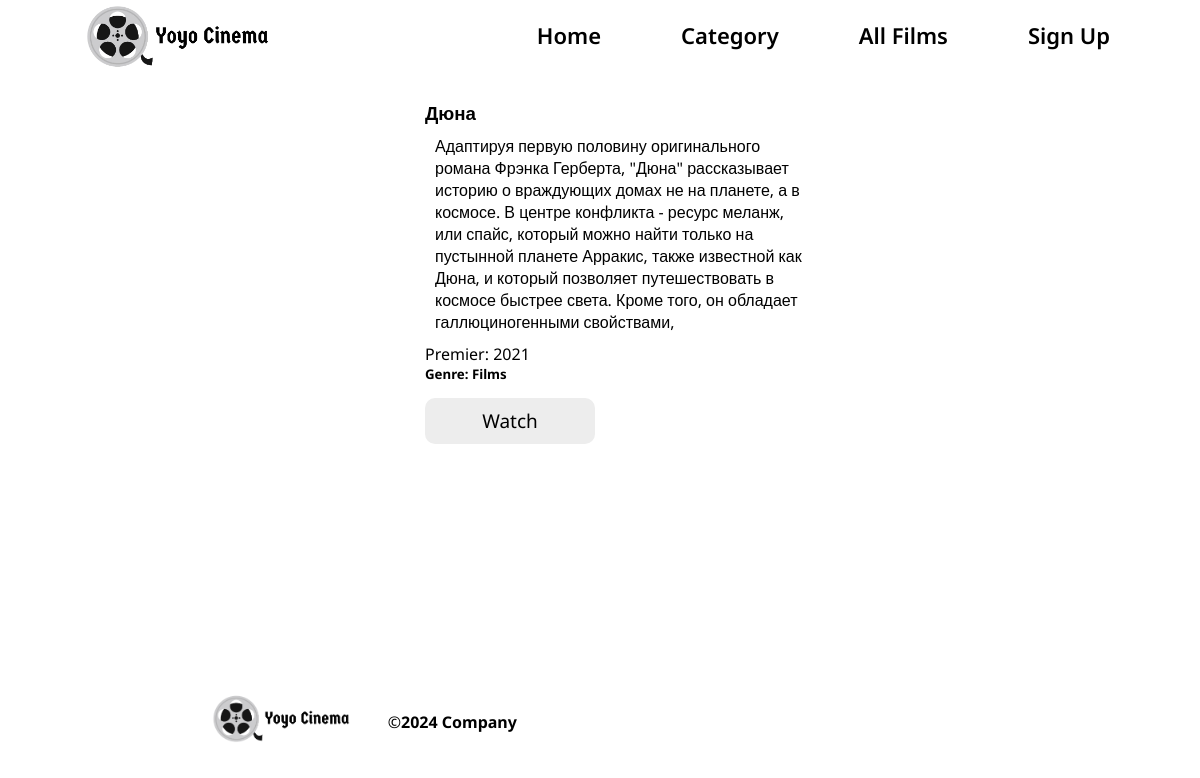
Screenshot of //duna with the database file from the repository.
### cinema/models.py (models this page shows, shortened)
class Film(models.Model):
      title = models.CharField(max_length=100)
      desc = models.TextField(max_length=500)
      img = models.CharField(max_length=500)
      year = models.IntegerField()
      slug = models.SlugField(unique=True)
      genre = models.ForeignKey('Genre', on_delete=models.CASCADE)

class Genre(models.Model):
      title = models.CharField(max_length=100)
      slug = models.SlugField(unique=True)
      def __str__(self):
            return self.title

### cinema/views.py (the view)
# urls.py: path('/<slug:slug>', views.film_detail, name='film_detail'),
def film_detail(request, slug):
      films_detail = Film.objects.get(slug__exact=slug)
      context = {
            'films_detail': films_detail
      }
      return render(request, 'cinema/film_detail.html', context)

### cinema/templates/cinema/film_detail.html (shortened to what this page needs)
{% extends 'base.html' %}
{% load static %}
{% block content %}
<div class="content">
      <div class="content-text">
            <h3>{{ films_detail.title }}</h3>
            <p>{{ films_detail.desc }}</p>
            <span>Premier: {{ films_detail.year }}</span>
            <h5>Genre: {{ films_detail.genre }}</h5>
            <div class="watch">
                  <a href="">Watch</a>
            </div>
      </div>
</div>
{% endblock %}

### cinema/static/css/base.css (style rules this page uses)
* { padding: 0; margin: 0; font-family: "Noto Sans", sans-serif; }
.content { width: 100%; display: flex; justify-content: center; }
.content .content-text { width: 400px; margin-left: 50px; }
.content .content-text p { padding: 10px; }
.content .content-text .watch { width: 150px; text-align: center; background-color: #ededed; padding: 10px; margin-top: 15px; border-radius: 10px; cursor: pointer; }
.content .content-text .watch a { text-decoration: none; font-size: 19px; color: #000000; }

### rows the page displays
Film: title "Дюна", desc "Адаптируя первую половину оригинального романа Фрэнка Герберта, \"Дюна\" рассказывает историю о враждующих домах не на планете, а в космосе. В центре конфликта - ресурс меланж, или спайс, который можно найти только на пустынной планете Арракис, также известной как Дюна, и который позволяет путешествовать в космосе быстрее света. Кроме того, он обладает галлюциногенными свойствами,", year "2021", genre "Films"
